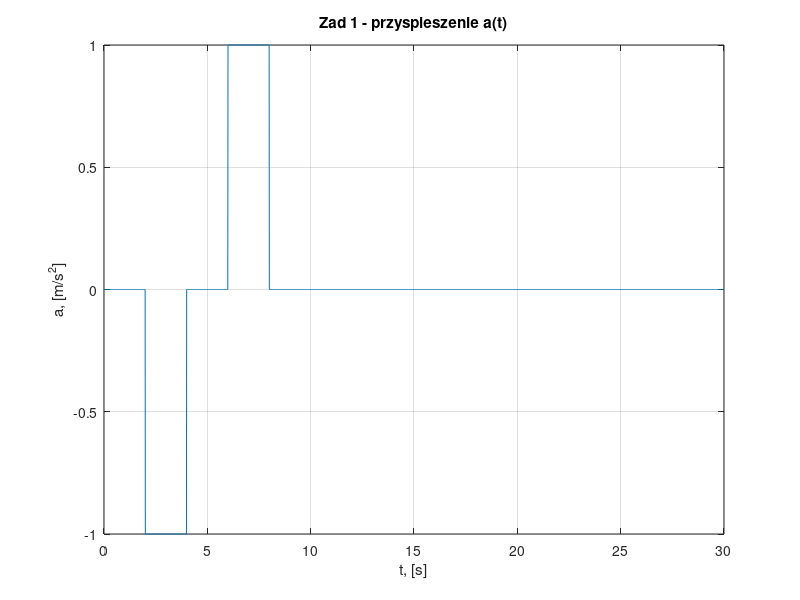
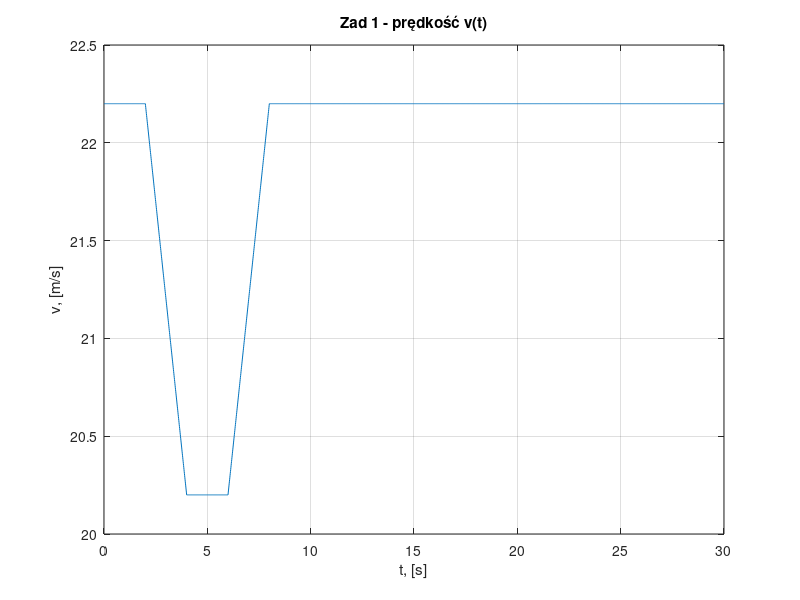
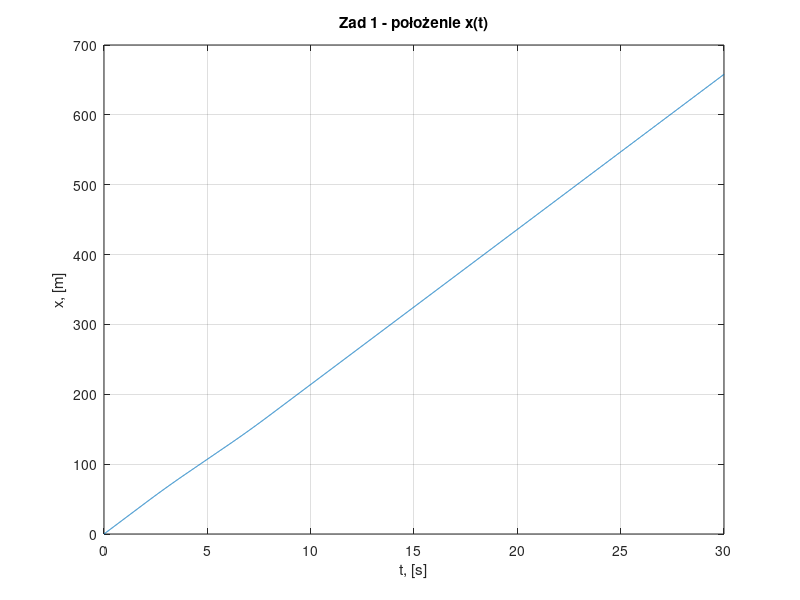
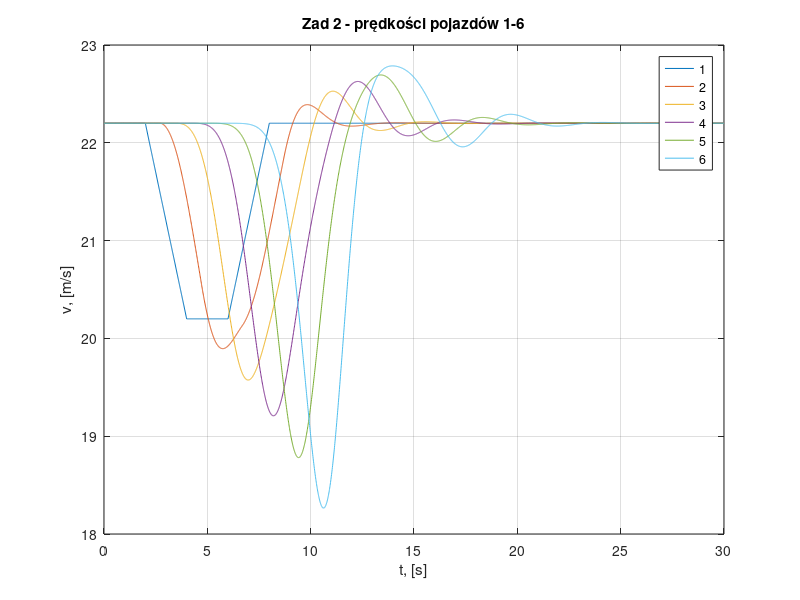

Source code (MATLAB) for these figures, in order:
function samochody()
% Lab 5 - model jazdy za liderem (wersja z samochodami)
%
% Mamy 6 samochodów jeden za drugim. Samochód 1 (lider) jedzie tak jak mu
% każemy, a każdy następny reaguje na ten przed nim:
%
%   a_i = alpha * v_i(t)^u * (v_{i-1}(t-TR) - v_i(t-TR)) / (x_{i-1}(t-TR) - x_i(t-TR))^lambda
%
% - jak ten przede mną jedzie wolniej (licznik < 0) to hamuję
% - im bliżej jestem (mały mianownik) tym mocniej reaguję
% - kierowca reaguje z opóźnieniem TR, więc bierzemy wartości sprzed TR
%
% Euler: v(p+1) = v(p) + dt*a(p),  x(p+1) = x(p) + dt*v(p)
% Opóźnienie TR w krokach: d = TR/dt = 70, czyli (t - TR) to indeks p - d.
% round() bo 0.7/0.01 = 69.99999... i nie da się tego użyć jako indeksu.

% Definiujemy stałe
dt = 0.01;
T = 0:dt:30;
N = length(T);

v0 = 22.2; % [m/s]
dx = 8; % [m]
TR = 0.7; % [s]
alpha = 0.3;
u = 0.9;
lambda = 0.8;
d = round(TR/dt); % opóźnienie w krokach


% Zadanie 1 i 2
% Zad 1: lider ma zadane przyspieszenie:
%   0-2 s: 0,  2-4 s: -a0,  4-6 s: 0,  6-8 s: a0,  potem 0
% T < 4 a nie T <= 4, bo inaczej hamuje o jeden krok za długo.
% v i x liczymy Eulerem. Po hamowaniu v = 22.2 - 2*1 = 20.2, potem wraca do 22.2.
%
% Zad 2: reszta samochodów
% - na początku co 8 m: x = 0, -8, -16, -24, -32, -40
% - do t = TR jadą ze stałą v0 (a = 0), bo p - d byłoby < 1
% - potem a ze wzoru (1)
% Pętla po czasie na zewnątrz, po samochodach w środku.
a0 = 1; % [m/s^2]

a = zeros(6, N);
v = zeros(6, N);
x = zeros(6, N);

a(1, T >= 2 & T < 4) = -a0;
a(1, T >= 6 & T < 8) = a0;

v(:, 1) = v0;
x(:, 1) = -(0:5)*dx;

for p = 1:N-1
    % Samochód 1
    v(1, p+1) = v(1, p) + dt*a(1, p);
    x(1, p+1) = x(1, p) + dt*v(1, p);

    % Inne
    for i = 2:6
        if p > d
            a(i, p) = alpha*(v(i, p)^u)...
                *(v(i-1, p-d) - v(i, p-d))...
                /((x(i-1, p-d) - x(i, p-d))^lambda);
        end
        v(i, p+1) = v(i, p) + dt*a(i, p);
        x(i, p+1) = x(i, p) + dt*v(i, p);
    end
end

figure(1);
clf;
plot(T, a(1, :));
title("Zad 1 - przyspieszenie a(t)");
xlabel("t, [s]");
ylabel("a, [m/s^2]");
grid on;

figure(2);
clf;
plot(T, v(1, :));
title("Zad 1 - prędkość v(t)");
xlabel("t, [s]");
ylabel("v, [m/s]");
grid on;

figure(3);
clf;
plot(T, x(1, :));
title("Zad 1 - położenie x(t)");
xlabel("t, [s]");
ylabel("x, [m]");
grid on;

% Każdy kolejny hamuje później i mocniej niż poprzedni
figure(4);
clf;
plot(T, v);
title("Zad 2 - prędkości pojazdów 1-6");
xlabel("t, [s]");
ylabel("v, [m/s]");
legend("1", "2", "3", "4", "5", "6");
grid on;


% Zadanie 3
% y = x - (x1(0) + v1(0)*t) = x - v0*t
% Odejmujemy jazdę ze stałą prędkością, żeby było widać odstępy
% (same x to prawie proste linie). Jak się dwie linie przetną to jest kolizja.
y = x - v0*T;

figure(5);
clf;
plot(T, y);
title("Zad 3 - znormalizowane położenie y(t)");
xlabel("t, [s]");
ylabel("y, [m]");
legend("1", "2", "3", "4", "5", "6");
grid on;


% Zadanie 4
% Zwiększamy a0 co 0.1 i dla każdego liczymy wszystko od nowa.
% Jak gdzieś x(i-1) - x(i) <= 0 to kolizja -> przerywamy (dalej odległość
% jest ujemna i ^lambda daje liczby zespolone).
% Ostatnie a0 bez kolizji to wynik. Wychodzi 1.6 (przy 1.7 jest kolizja).
a0max = 0;
for a0 = 0.1:0.1:5
    a = zeros(6, N);
    v = zeros(6, N);
    x = zeros(6, N);
    a(1, T >= 2 & T < 4) = -a0;
    a(1, T >= 6 & T < 8) = a0;
    v(:, 1) = v0;
    x(:, 1) = -(0:5)*dx;

    kolizja = false;
    for p = 1:N-1
        v(1, p+1) = v(1, p) + dt*a(1, p);
        x(1, p+1) = x(1, p) + dt*v(1, p);
        for i = 2:6
            if p > d
                a(i, p) = alpha*(v(i, p)^u)...
                    *(v(i-1, p-d) - v(i, p-d))...
                    /((x(i-1, p-d) - x(i, p-d))^lambda);
            end
            v(i, p+1) = v(i, p) + dt*a(i, p);
            x(i, p+1) = x(i, p) + dt*v(i, p);
        end
        if any(x(1:5, p+1) - x(2:6, p+1) <= 0)
            kolizja = true;
            break;
        end
    end

    if kolizja
        break;
    end
    a0max = a0;
end
disp("Zad 4: a0 = " + a0max);


% Zadanie 5
% Kierowca patrzy też w lusterko. Dodaję drugi człon, taki sam jak
% w (1), tylko liczony względem samochodu z tyłu (i+1):
%
%   + beta * v_i^u * (v_{i+1} - v_i) / (x_i - x_{i+1})^lambda
%
% Jak ten z tyłu się zbliża (v_{i+1} > v_i) to człon jest dodatni
% -> hamuję łagodniej, żeby we mnie nie wjechał.
% Samochód 6 nie ma nikogo za sobą, więc u niego tego członu nie ma.
% beta = 0.1 działa (najmniejszy odstęp ok 2.9 m). Działa od ok 0.02 do 0.1,
% za duże (>= 0.12) znowu daje kolizję, bo za bardzo ucieka do przodu.
a0 = 1.8; % [m/s^2]
beta = 0.1;

a = zeros(6, N);
v = zeros(6, N);
x = zeros(6, N);
a(1, T >= 2 & T < 4) = -a0;
a(1, T >= 6 & T < 8) = a0;
v(:, 1) = v0;
x(:, 1) = -(0:5)*dx;

for p = 1:N-1
    v(1, p+1) = v(1, p) + dt*a(1, p);
    x(1, p+1) = x(1, p) + dt*v(1, p);
    for i = 2:6
        if p > d
            a(i, p) = alpha*(v(i, p)^u)...
                *(v(i-1, p-d) - v(i, p-d))...
                /((x(i-1, p-d) - x(i, p-d))^lambda);
            if i < 6 % ten z tyłu
                a(i, p) = a(i, p) + beta*(v(i, p)^u)...
                    *(v(i+1, p-d) - v(i, p-d))...
                    /((x(i, p-d) - x(i+1, p-d))^lambda);
            end
        end
        v(i, p+1) = v(i, p) + dt*a(i, p);
        x(i, p+1) = x(i, p) + dt*v(i, p);
    end
end
disp("Zad 5: najmniejszy odstęp = " + min(min(x(1:5, :) - x(2:6, :))));

y = x - v0*T;
figure(6);
clf;
plot(T, y);
title("Zad 5 - zmodyfikowany model, a0 = 1.8");
xlabel("t, [s]");
ylabel("y, [m]");
legend("1", "2", "3", "4", "5", "6");
grid on;

end % Function
